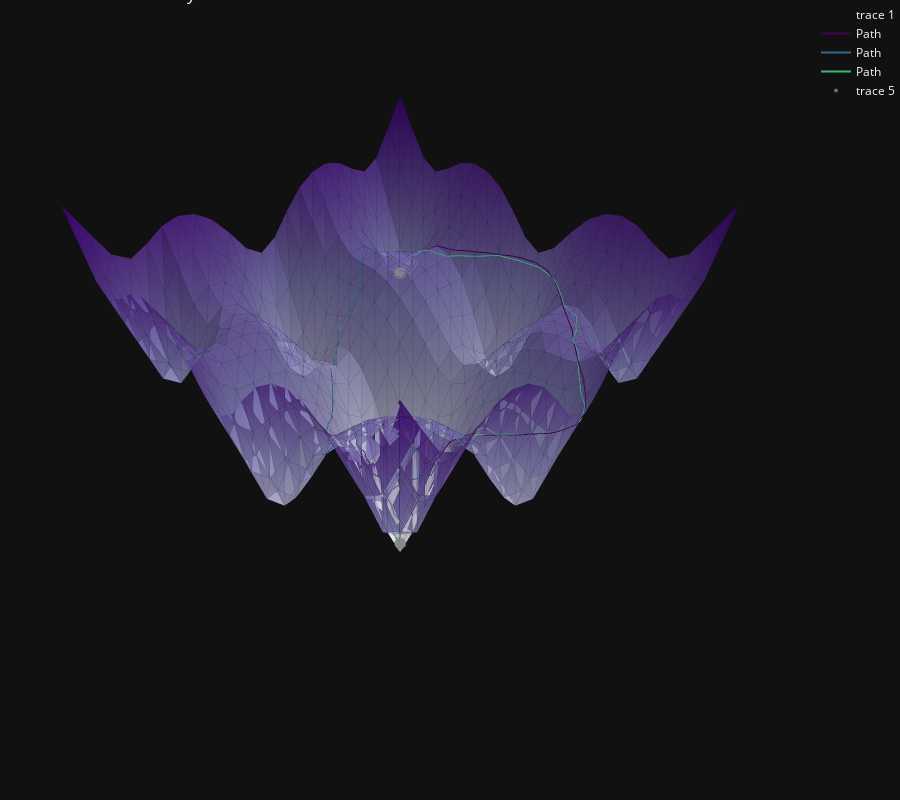

Notebook code cell kept with this figure:
### Code cell
path_graph_vv, gdist = gs_graph_vv.geodesic(z0, z1)
plot_mesh_plotly(**gs.mesh, title="Geodesic on Ackley function", lines=path + path_graph + path_graph_vv, show_edges=True, points=[z0, z1])
